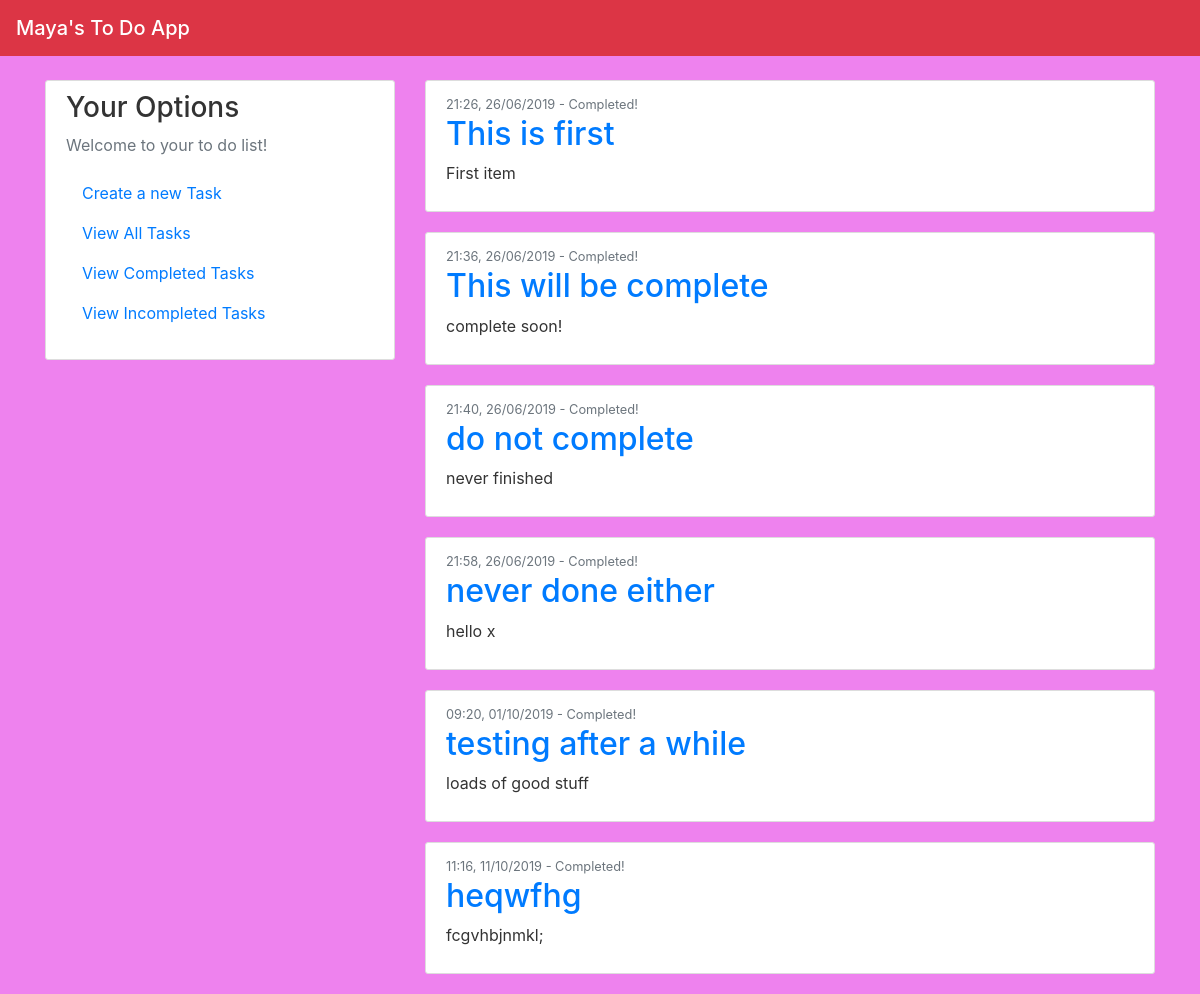
The page /view_completed/9 on the database its author committed.
### app.py (models this page shows, shortened)
class Items(db.Model):
    id = db.Column(db.Integer, primary_key=True)
    title = db.Column(db.String(20), unique=False, nullable=False)
    content = db.Column(db.String(120), unique=True, nullable=False)
    date_posted = db.Column(db.DateTime, nullable=False, default=datetime.utcnow)
    complete = db.Column(db.Boolean, unique=False)

### app.py (the view)
@app.route("/view_completed/<id>")
def view_completed(id):
    if int(id)>0:
        post = Items.query.filter_by(id=int(id)).first() #gets specific id of button that was pressed
        post.complete = True #marks it as complete
        db.session.commit()
    else:
        pass
    posts = Items.query.filter_by(complete=True)
    return render_template('view_completed.html', posts=posts)

### templates/view_completed.html
{% extends "index.html" %}
{% block content %}
    {% for post in posts %}
        <article class="media content-section">
          <div class="media-body">
            <div class="article-metadata">
              <small class="text-muted">{{ post.date_posted.strftime("%H:%M, %d/%m/%Y") }} - Completed! </small>
            </div>
            <h2><a class="article-title" href="#">{{ post.title }}</a></h2>
            <p class="article-content">{{ post.content }}</p>
          </div>
        </article>
    {% endfor %}
{% endblock content %}

### static/main.css (style rules this page uses)
body { background: #61B2E3; color: #333333; margin-top: 5rem; background-color: rgb(238, 130, 238); }
.content-section { background: #ffffff; padding: 10px 20px; border: 1px solid #dddddd; border-radius: 3px; margin-bottom: 20px; }

### rows shown on the page
Items: date_posted "21:26, 26/06/2019", title "This is first", content "First item"
Items: date_posted "21:36, 26/06/2019", title "This will be complete", content "complete soon!"
Items: date_posted "21:40, 26/06/2019", title "do not complete", content "never finished"
Items: date_posted "21:58, 26/06/2019", title "never done either", content "hello x"
Items: date_posted "09:20, 01/10/2019", title "testing after a while", content "loads of good stuff"
Items: date_posted "11:16, 11/10/2019", title "heqwfhg", content "fcgvhbjnmkl;"
